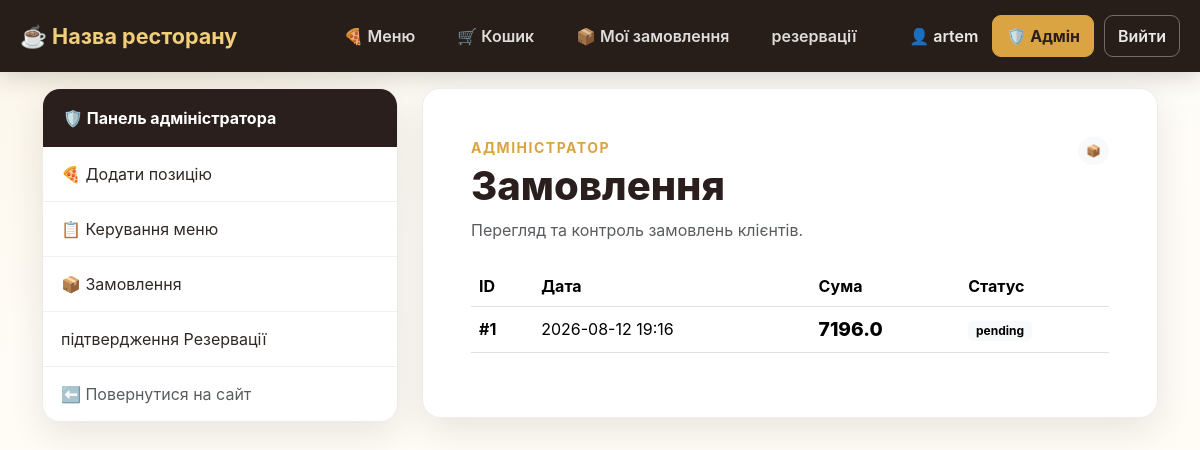
Page /admin/orders (signed in) on the earlier database version.
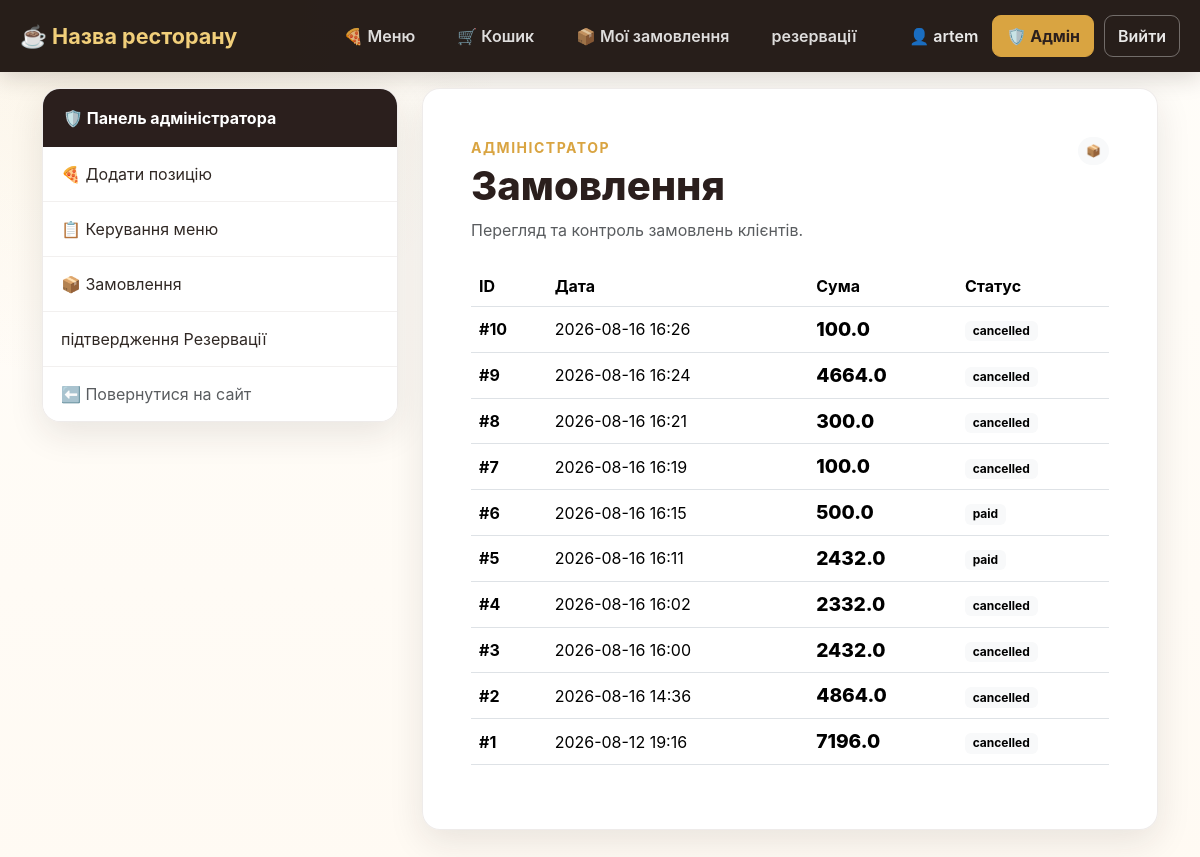
Same page on the later database version.
### online_restaurant_db.py (models this page shows, shortened)
class Base(DeclarativeBase):
    pass

class Users(Base, UserMixin):
    __tablename__ = "users"
    id: Mapped[int] = mapped_column(primary_key=True)
    nickname: Mapped[str] = mapped_column(String(100), unique=True)
    password: Mapped[str] = mapped_column(String(200))
    email: Mapped[str] = mapped_column(String(50), unique=True)
    role = Column(String(20), nullable=False, default="user")
    reservations = relationship("Reservation", foreign_keys="Reservation.user_id", back_populates="user")
    orders = relationship("Orders", foreign_keys="Orders.user_id", back_populates='user')

class Orders(Base):
    __tablename__ = "orders"
    id: Mapped[int] = mapped_column(primary_key=True)
    order_list: Mapped[dict] = mapped_column(JSON)
    order_time: Mapped[datetime] = mapped_column(DateTime)
    user_id: Mapped[int] = mapped_column(ForeignKey('users.id'))
    status: Mapped[str] = mapped_column(String(20), default='pending')
    user = relationship("Users", foreign_keys="Orders.user_id", back_populates="orders")
    total_price: Mapped[float] = mapped_column()

### online_restaurant.py (the view)
@app.route('/admin/orders', methods=['GET'])
@login_required
@admin_required
def admin_orders():
    with Session() as cursor:
        orders = (
            cursor.query(Orders)
            .options(joinedload(Orders.user))
            .order_by(Orders.order_time.desc())
            .all()
        )
    return render_template(
        'admin_orders.html',
        orders=orders,
    )

### online_restaurant.py (called while the page is built)
@app.before_request
def ensure_csrf_token():
    if "csrf_token" not in session:
        session["csrf_token"] = secrets.token_hex(16)

def admin_required(function):
    @wraps(function)
    @login_required
    def decorated_function(*args, **kwargs):
        if current_user.role != 'admin':
            return redirect(url_for('home'))
        return function(*args, **kwargs)
    return decorated_function

@login_manager.user_loader
def load_user(user_id):
    with Session() as session:
        user = session.query(Users).filter_by(id = user_id).first()
        if user:
            return user

@app.after_request
def apply_csp(response):
    nonce = secrets.token_urlsafe(16)  # Генеруємо випадковий nonce для дозволених скриптів
    csp = (
        f"default-src 'self'; "
        f"script-src 'self' 'nonce-{nonce}'; "
        f"style-src 'self'; "
        f"frame-ancestors 'none'; "
        f"base-uri 'self'; "
        f"form-action 'self'"
    )
    response.headers["Content-Security-Policy"] = csp
    response.set_cookie('nonce', nonce)
    return response

### templates/admin_orders.html (shortened to what this page needs)
<!DOCTYPE html>
<html lang="uk">
<head>
    <link rel="stylesheet" href="{{ url_for('static', filename='css/bootstrap.min.css') }}">
    <link rel="stylesheet" href="{{ url_for('static', filename='css/restaurant.css') }}">
</head>
<body>
{% include '_navigation.html' %}
<main class="container pb-5">
    <div class="row g-4">
        <aside class="col-lg-4">
            {% include '_admin_navigation.html' %}
        </aside>
        <section class="col-lg-8">
            <div class="form-card p-4 p-md-5">
                <div class="d-flex justify-content-between align-items-start gap-3 mb-4">
                    <div>
                        <div class="text-uppercase small fw-bold"
                             style="color:var(--gold);letter-spacing:1.5px">
                            Адміністратор
                        </div>
                        <h1 class="section-title mt-1 mb-2">Замовлення</h1>
                        <p class="text-muted mb-0">
                            Перегляд та контроль замовлень клієнтів.
                        </p>
                    </div>
                    <span class="badge rounded-pill text-bg-light p-2">📦</span>
                </div>
                {% if orders is defined and orders %}
                    <div class="table-responsive">
                        <table class="table align-middle">
                            <thead>
                                <tr>
                                    <th>ID</th>
                                    <th>Дата</th>
                                    <th>Сума</th>
                                    <th>Статус</th>
                                </tr>
                            </thead>
                            <tbody>
                                {% for order in orders %}
                                <tr>
                                    <td class="fw-bold">
                                        #{{ order.id }}
                                    </td>
                                    <td>
                                        {{ order.order_time.strftime('%Y-%m-%d %H:%M') if order.order_time is defined else '—' }}
                                    </td>
                                    <td class="price">
                                        {{ order.total_price if order.total_price is defined else '—' }}
                                    </td>
                                    <td>
                                        <span class="badge text-bg-light">
                                            {{ order.status if order.status is defined else 'Нове' }}
                                        </span>
                                    </td>
                                </tr>
                                {% endfor %}
                            </tbody>
                        </table>
                    </div>
                {% endif %}
            </div>
        </section>
    </div>
</main>
</body>
</html>

### templates/_navigation.html (shortened to what this page needs)
<nav class="restaurant-nav">
    <div class="nav-container">
        <a href="/" class="restaurant-brand">
            ☕ Назва ресторану
        </a>
        <div class="nav-links">
            {% if current_user.is_authenticated %}
                <a href="/menu" class="nav-link">
                    🍕 Меню
                </a>
                <a href="/cart" class="nav-link">
                    🛒 Кошик
                </a>
                <a href="/my_orders" class="nav-link">
                    📦 Мої замовлення
                </a>
                <a href="/reservation" class="nav-link">
                   резервації
                      </a>
            {% else %}
                <a href="/menu" class="nav-link">
                    🍕 Меню
            {% endif %}
        </div>
        <div class="nav-user">
            {% if current_user.is_authenticated %}
                <span class="username">
                    👤 {{ current_user.nickname }}
                </span>
                {% if current_user.role == 'admin' %}
                    <a href="/admin"
                       class="admin-button">
                        🛡️ Адмін
                    </a>
                {% endif %}
                <form action="/logout"
                      method="post"
                      class="logout-form">
                    <button type="submit"
                            class="logout-button">
                        Вийти
                    </button>
                </form>
            {% endif %}
        </div>
    </div>
</nav>

### templates/_admin_navigation.html
<div class="admin-card mb-4">
  <div class="card-header fw-bold">🛡️ Панель адміністратора</div>
  <div class="list-group list-group-flush">
    <a href="/add_position" class="list-group-item list-group-item-action">🍕 Додати позицію</a>
    <a href="/menu" class="list-group-item list-group-item-action">📋 Керування меню</a>
    <a href="/admin/orders" class="list-group-item list-group-item-action">📦 Замовлення</a>
    <a href="/admin/reservations" class="list-group-item list-group-item-action">підтвердження Резервації</a>
     <a href="/" class="list-group-item list-group-item-action text-muted">⬅️ Повернутися на сайт</a>
  </div>
</div>

### static/css/restaurant.css (style rules this page uses)
:root { --coffee-950: #211713; --coffee-900: #2b1f1d; --coffee-800: #3a2925; --coffee-700: #5a3d32; --cream: #fffaf3; --cream-2: #f6eee4; --gold: #d9a441; --gold-light: #f1cf7a; --text: #302824; --muted: #766b64; --shadow: 0 12px 35px rgba(43, 31, 29, .10); --radius: 18px; }
* { box-sizing: border-box; }
body { margin: 0; min-height: 100vh; color: var(--text); background: radial-gradient( circle at 10% 0%, rgba(217, 164, 65, .10), transparent 28% ), linear-gradient( 180deg, #fffdf9 0%, var(--cream) 100% ); font-family: Inter, system-ui, -apple-system, BlinkMacSystemFont, "Segoe UI", sans-serif; }
.restaurant-nav { width: 100%; background: rgba(33, 23, 19, 0.97); box-shadow: 0 5px 25px rgba(33, 23, 19, 0.18); margin-bottom: 16px; }
.nav-container { width: min(1400px, calc(100% - 40px)); min-height: 72px; margin: 0 auto; display: grid; grid-template-columns: 1fr auto 1fr; align-items: center; }
.restaurant-brand { justify-self: start; color: var(--gold-light); text-decoration: none; font-size: 1.35rem; font-weight: 700; white-space: nowrap; transition: color .2s ease; }
.nav-links { display: flex; align-items: center; justify-content: center; gap: 10px; }
.nav-links .nav-link { display: inline-flex; align-items: center; justify-content: center; padding: 10px 16px; color: rgba(255, 255, 255, .85); text-decoration: none; font-weight: 600; white-space: nowrap; border-radius: 10px; transition: color .2s ease, background .2s ease, transform .2s ease; }
.nav-user { justify-self: end; display: flex; align-items: center; gap: 10px; }
.username { color: rgba(255, 255, 255, .9); font-weight: 600; white-space: nowrap; padding: 8px 4px; }
.admin-button { display: inline-flex; align-items: center; justify-content: center; padding: 8px 13px; color: #2b1f1d; background: var(--gold); border: 1px solid var(--gold); border-radius: 9px; text-decoration: none; font-weight: 700; white-space: nowrap; transition: .2s ease; }
.logout-form { margin: 0; }
.logout-button { padding: 8px 13px; color: rgba(255, 255, 255, .9); background: transparent; border: 1px solid rgba(255, 255, 255, .35); border-radius: 9px; font-weight: 600; cursor: pointer; white-space: nowrap; transition: .2s ease; }
.section-title { font-weight: 800; color: var(--coffee-900); }
.feature-card, .auth-card, .form-card, .menu-card, .admin-card, .cart-item { background: rgba(255, 255, 255, .94); border: 1px solid rgba(90, 61, 50, .10); border-radius: var(--radius); box-shadow: var(--shadow); }
.price { color: var(--coffee-700); font-size: 1.2rem; font-weight: 800; }
.admin-card { overflow: hidden; }
.admin-card .card-header { background: var(--coffee-900); color: white; padding: 17px 20px; }
.admin-card .list-group-item { border-color: rgba(90, 61, 50, .08); padding: 15px 18px; color: var(--text); transition: .2s; }

Differences in the rows shown:
added Orders: id "10", order_time "2026-08-16 16:26", total_price "100.0", status "cancelled"
added Orders: id "9", order_time "2026-08-16 16:24", total_price "4664.0", status "cancelled"
added Orders: id "8", order_time "2026-08-16 16:21", total_price "300.0", status "cancelled"
added Orders: id "7", order_time "2026-08-16 16:19", total_price "100.0", status "cancelled"
added Orders: id "6", order_time "2026-08-16 16:15", total_price "500.0", status "paid"
added Orders: id "5", order_time "2026-08-16 16:11", total_price "2432.0", status "paid"
added Orders: id "4", order_time "2026-08-16 16:02", total_price "2332.0", status "cancelled"
added Orders: id "3", order_time "2026-08-16 16:00", total_price "2432.0", status "cancelled"
added Orders: id "2", order_time "2026-08-16 14:36", total_price "4864.0", status "cancelled"
changed Orders id 1: status "pending" → "cancelled"
